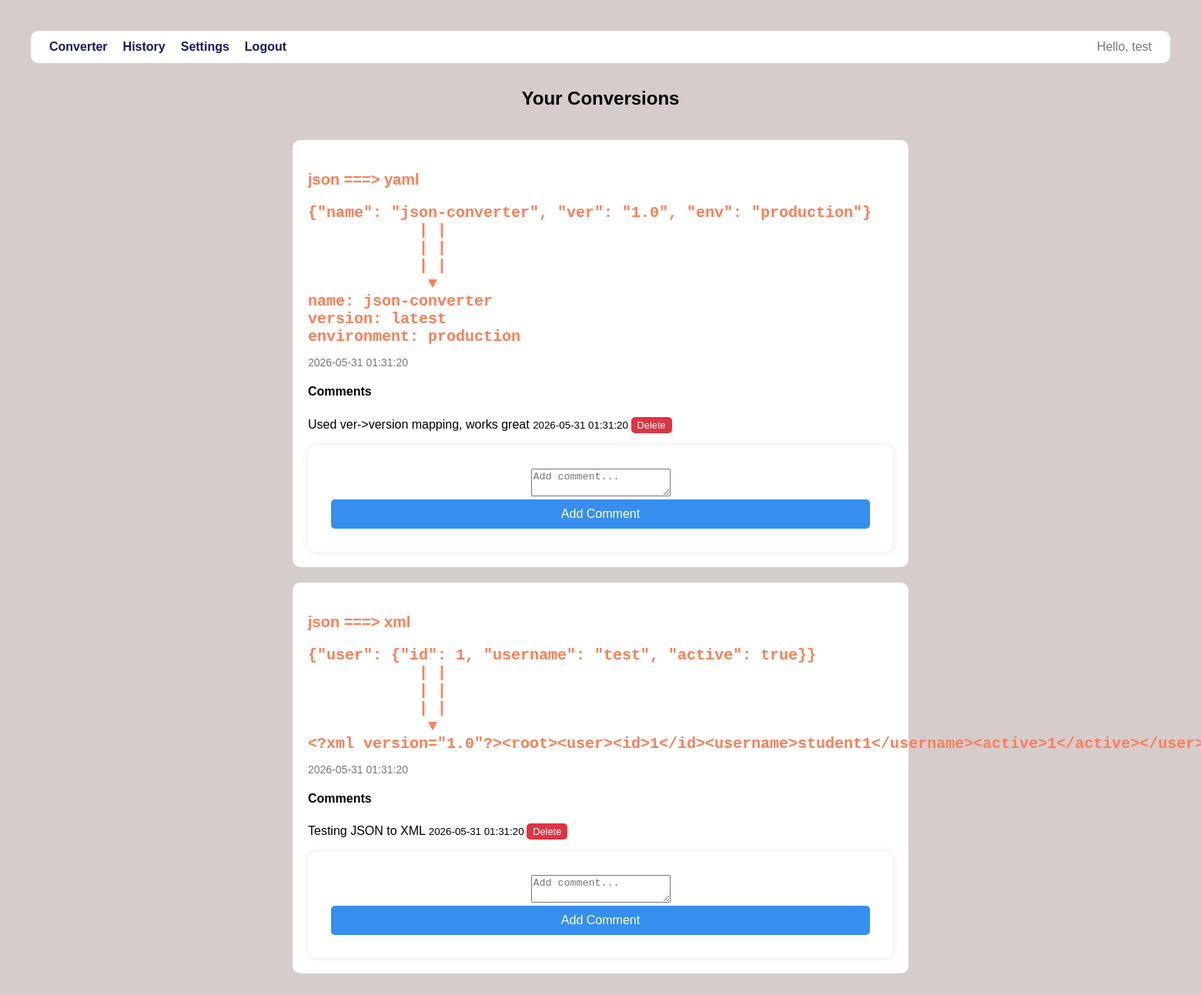
Screenshot of /history.php (signed in) with the database file from the repository.
### tables this page shows
CREATE TABLE IF NOT EXISTS conversions (
    id INT AUTO_INCREMENT PRIMARY KEY,
    user_id CHAR(36) NOT NULL,
    input_format VARCHAR(10) NOT NULL,
    output_format VARCHAR(10) NOT NULL,
    input_content TEXT NOT NULL,
    output_content TEXT NOT NULL,
    created_at TIMESTAMP DEFAULT CURRENT_TIMESTAMP,
    FOREIGN KEY (user_id) REFERENCES users(id)
);

CREATE TABLE IF NOT EXISTS conversion_comments (
    id INT AUTO_INCREMENT PRIMARY KEY,
    conversion_id INT NOT NULL,
    user_id CHAR(36) NOT NULL,
    comment TEXT NOT NULL,
    created_at TIMESTAMP DEFAULT CURRENT_TIMESTAMP,
    FOREIGN KEY (conversion_id) REFERENCES conversions(id),
    FOREIGN KEY (user_id) REFERENCES users(id)
);

### history.php (the view, shortened to what this page needs)
<?php
require_once 'includes/header.php';
require "db.php";
$sql = "SELECT *
FROM conversions
WHERE user_id = ?
ORDER BY created_at DESC";
$stmt = $conn->prepare($sql);
$stmt->execute([$_SESSION["user_id"]]);
$result = $stmt->get_result();
$conversions = $result->fetch_all(MYSQLI_ASSOC);
$sqlComm = "SELECT *
FROM conversion_comments
WHERE conversion_id = ?
ORDER BY created_at ASC";
$commentsStmt = $conn->prepare($sqlComm);
?>
<!DOCTYPE html>
<html>
<head>
    <link rel="stylesheet" href="/json_converter/public/style.css">
</head>
<body>
    <section class="container">
        <h1>Your Conversions</h1>
        <?php foreach ($conversions as $conversion): ?>
            <?php
            $commentsStmt->execute([$conversion["id"]]);
            $comments = $commentsStmt->get_result()->fetch_all(MYSQLI_ASSOC);
            ?>
            <div class="conversion-card">
                <p class="types">
                    <?= htmlspecialchars($conversion["input_format"]) ?>
                    ===&gt
                    <?= htmlspecialchars($conversion["output_format"]) ?>
                </p>
                <pre class="types">
<?= htmlspecialchars($conversion["input_content"]) ?>
            | |
            | |
            | |
             &#x25BC;
<?= htmlspecialchars($conversion["output_content"]) ?>
                </pre>
                <p class="date">
                    <?= htmlspecialchars($conversion["created_at"]) ?>
                </p>
                <div class="comments">
                <h4>Comments</h4>
                <?php if (empty($comments)): ?>
                    <p>No comments.</p>
                <?php else: ?>
                    <?php foreach ($comments as $comment): ?>
                        <div class="comment">
                            <?= htmlspecialchars($comment["comment"]) ?>
                            <small>
                                <?= htmlspecialchars($comment["created_at"]) ?>
                            </small>
                            <form class="delete-form" action="delete_comment.php" method="post">
                                <button type="submit" class="delete-btn">
                                    Delete
                                </button>
                            </form>
                        </div>
                    <?php endforeach; ?>
                <?php endif; ?>
                </div>
                    <form action="add_comment.php" method="post">
                        <textarea name="comment" required placeholder="Add comment..."></textarea>
                        <button type="submit">
                            Add Comment
                        </button>
                    </form>
            </div>
        <?php endforeach; ?>
    </section>
</body>
</html>

### includes/header.php (shortened to what this page needs)
<!DOCTYPE html>
<html lang="en">
<head>
    <link rel="stylesheet" href="/json_converter/public/style.css">
</head>
<body>
<nav>
    <a href="/json_converter/index.php">Converter</a>
    <a href="/json_converter/history.php">History</a>
    <a href="/json_converter/settings.php">Settings</a>
    <a href="/json_converter/logout.php">Logout</a>
    <span>Hello, <?php echo $_SESSION["username"]; ?></span>
</nav>

### public/style.css (style rules this page uses)
body { font-family: Arial, sans-serif; background-color: #d6cccc; margin: 0; padding: 40px; }
h1 { text-align: center; margin-bottom: 40px; }
form { background: #ffffff; padding: 30px; border-radius: 10px; box-shadow: 0 0 10px rgba(0,0,0,0.1); width: auto; text-align: center; }
button { width: 100%; padding: 10px; border: none; border-radius: 5px; background-color: #368fee; color: white; font-size: 16px; }
.container { max-width: 800px; margin: auto; }
.conversion-card { background: #ffffff; padding: 20px; margin-bottom: 20px; border-radius: 10px; }
.types { font-size: 20px; font-weight: bold; margin-bottom: 10px; color: #ff7d56; }
.comment { margin-bottom: 15px; line-height: 1.5; }
.date { color: #797979; font-size: 14px; }
nav { background: #ffffff; padding: 12px 24px; border-radius: 10px; margin-bottom: 32px; display: flex; align-items: center; gap: 20px; }
nav a { text-decoration: none; color: #151c5c; font-weight: bold; }
nav span { margin-left: auto; color: #797979; }
button.delete-btn { background: #dc3545; padding: 3px 8px; font-size: 0.8rem; cursor: pointer; display: inline-flex; }
form.delete-form { background: transparent; padding: 0; margin: 0; border-radius: 0; box-shadow: none; width: auto; display: inline-flex; }

### rows the page displays
conversions: input_format "json", output_format "yaml", input_content "{\"name\": \"json-converter\", \"ver\": \"1.0\", \"env\": \"production\"}", output_content "name: json-converter version: latest environment: production", created_at "2026-05-31 01:31:20"
conversion_comments: comment "Used ver->version mapping, works great", created_at "2026-05-31 01:31:20"
conversions: input_format "json", output_format "xml", input_content "{\"user\": {\"id\": 1, \"username\": \"test\", \"active\": true}}", output_content "<?xml…", created_at "2026-05-31 01:31:20"
conversion_comments: comment "Testing JSON to XML", created_at "2026-05-31 01:31:20"

### other values shown
$_SESSION["username"] "test"
